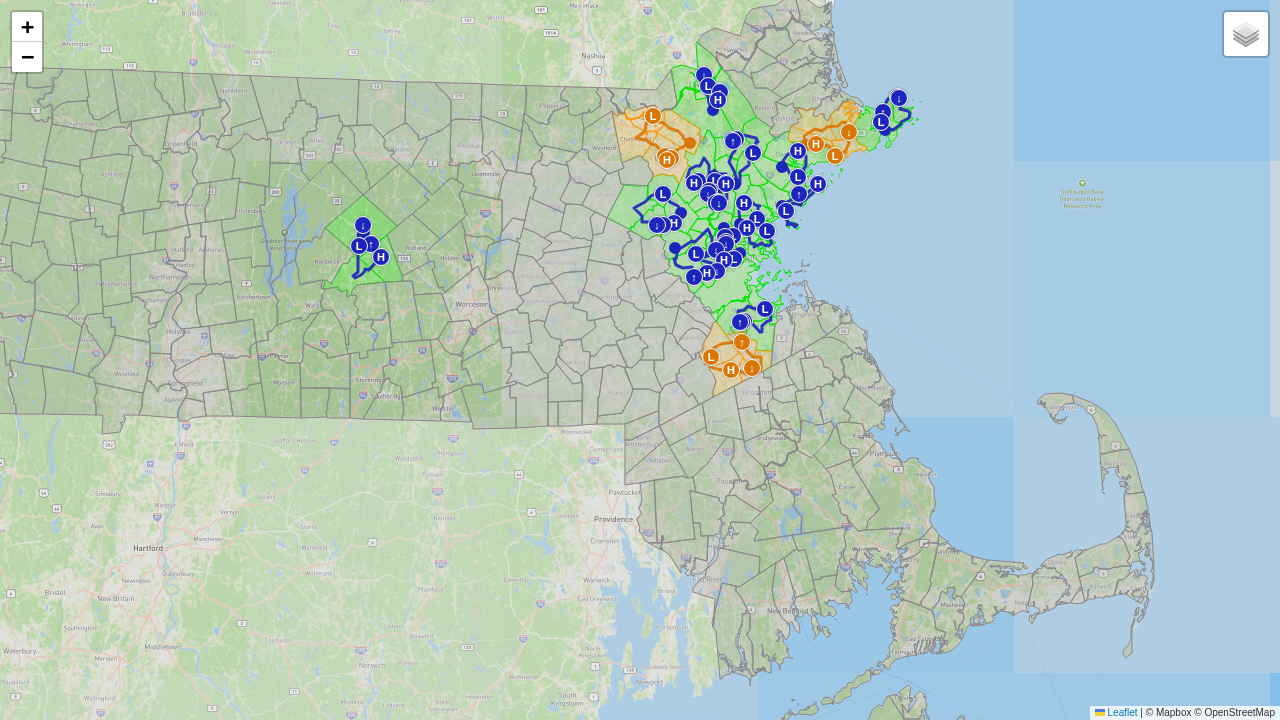

Recreate this plot in Python.
import gzip
import json
import os
from math import cos, radians, sqrt
from pathlib import Path
from typing import Any

import folium
import geopandas as gpd
import pandas as pd
from branca.element import Element

MASS_BBOX = [(41.49, -73.09), (42.80, -69.59)]
COMPLETIONS_CSV = Path(__file__).parent / "completions.csv"
CDF = pd.read_csv(COMPLETIONS_CSV)

TOWN_DEFAULT_COLOR = "#888888"
TOWN_COMPLETED_COLOR = "#04E300"
TOWN_PENDING_COLOR = "#F59E0B"
ROUTE_COMPLETED_COLOR = "#1C25BC"
ROUTE_PENDING_COLOR = "#D97706"

_NORMALIZED_CDF = CDF.assign(
    city=CDF["city"].astype(str).str.casefold(),
    completed=CDF["completed"].fillna(0).astype(bool),
)
CITY_COMPLETION = _NORMALIZED_CDF.groupby("city")["completed"].any().to_dict()
ROUTE_COMPLETION = _NORMALIZED_CDF[_NORMALIZED_CDF["gpx_path"].notna()].groupby("gpx_path")["completed"].all().to_dict()


def _town_color(town_name: str) -> str:
    completion_status = CITY_COMPLETION.get(town_name.casefold())
    if completion_status is True:
        return TOWN_COMPLETED_COLOR
    if completion_status is False:
        return TOWN_PENDING_COLOR
    return TOWN_DEFAULT_COLOR


def _shape_style_func(x: Any) -> dict[str, Any]:
    color = _town_color(x["properties"]["TOWN"])
    return {"fillColor": color, "color": color, "weight": 1}


def _load_track_points(gpx_path: str) -> gpd.GeoDataFrame:
    """Load and normalize the point-by-point elevation samples for a GPX track.

    Parameters
    ----------
    gpx_path:
        Path to a GPX file that contains a `track_points` layer.

    Returns
    -------
    geopandas.GeoDataFrame
        The raw GPX point samples sorted into track order so downstream slope
        calculations always examine consecutive points in the correct sequence.
    """
    return (
        gpd.read_file(gpx_path, layer="track_points")
        .sort_values(["track_fid", "track_seg_id", "track_seg_point_id"])
        .reset_index(drop=True)
    )


def _distance_meters(start: Any, end: Any) -> float:
    """Approximate horizontal distance between two GPS points in meters.

    This helper uses an equirectangular approximation on WGS84 longitude and
    latitude coordinates. The approximation is intentionally lightweight and is
    more than accurate enough for the short point-to-point segments that appear
    in GPX track logs.

    Parameters
    ----------
    start, end:
        Point-like geometries with `.x` longitude and `.y` latitude attributes.

    Returns
    -------
    float
        The ground distance in meters, ignoring elevation. Very small values are
        expected when the GPS recorder emitted duplicate or nearly duplicate
        points, and those short segments can later be filtered out as noise.
    """
    earth_radius_m = 6_371_000
    avg_latitude_radians = radians((start.y + end.y) / 2)
    x_component = radians(end.x - start.x) * cos(avg_latitude_radians)
    y_component = radians(end.y - start.y)
    return earth_radius_m * sqrt(x_component**2 + y_component**2)


def find_extreme_slopes(
    track_points: gpd.GeoDataFrame,
    min_slope_pct: float = 3.0,
    max_annotations_per_direction: int = 1,
    min_segment_length_m: float = 20.0,
) -> list[dict[str, Any]]:
    """Identify the steepest uphill and downhill sections of a route.

    The analysis walks through consecutive GPS samples in the GPX
    `track_points` layer, computes elevation change over horizontal ground
    distance, and ranks the resulting grades. Only segments that are long enough
    to be trustworthy and steep enough to be meaningful are returned, which
    keeps the annotations useful for a human reader instead of highlighting GPS
    jitter.

    Parameters
    ----------
    track_points:
        A GeoDataFrame from the GPX `track_points` layer. It should contain
        point geometries in longitude/latitude coordinates and an `ele` column
        measured in meters.
    min_slope_pct:
        Minimum absolute grade, expressed as a percentage, before a segment is
        considered annotation-worthy. For example, `6.0` means the road must
        rise or fall at least 6 meters over 100 meters of horizontal travel.
    max_annotations_per_direction:
        Maximum number of uphill and downhill markers to return. The default of
        `1` keeps the map uncluttered by showing only the single strongest climb
        and single strongest descent.
    min_segment_length_m:
        Minimum horizontal length for a candidate segment. This suppresses false
        positives from duplicate points, GPS wobble, or tiny pauses in the log.

    Returns
    -------
    list[dict[str, Any]]
        A list of annotation records ready for rendering. Each record contains:

        - `location`: a `(lat, lon)` tuple placed at the segment midpoint
        - `label`: a Unicode arrow, `↑` for uphill or `↓` for downhill
        - `tooltip_text`: a human-readable summary of the slope and segment
        - `slope_pct`: the signed grade percentage used for sorting

    Notes
    -----
    The function analyzes local slopes between adjacent recorded points instead
    of averaging across the full ride. That makes it much better at flagging the
    short, punchy climbs and descents that riders actually notice on the route.
    """
    if track_points.empty or "ele" not in track_points.columns:
        return []

    elevation_points = track_points[track_points["ele"].notna()].copy()
    if len(elevation_points) < 2:
        return []

    candidates: list[dict[str, Any]] = []
    previous_point: Any | None = None

    for point in elevation_points.itertuples():
        if (
            previous_point is not None
            and previous_point.geometry is not None
            and point.geometry is not None
            and previous_point.track_fid == point.track_fid
            and previous_point.track_seg_id == point.track_seg_id
        ):
            horizontal_distance_m = _distance_meters(previous_point.geometry, point.geometry)
            if horizontal_distance_m < min_segment_length_m:
                previous_point = point
                continue

            elevation_change_m = float(point.ele) - float(previous_point.ele)
            slope_pct = (elevation_change_m / horizontal_distance_m) * 100
            if abs(slope_pct) >= min_slope_pct:
                midpoint = (
                    (previous_point.geometry.y + point.geometry.y) / 2,
                    (previous_point.geometry.x + point.geometry.x) / 2,
                )
                direction_text = "steep climb" if slope_pct > 0 else "steep descent"
                candidates.append(
                    {
                        "location": midpoint,
                        "label": "↑" if slope_pct > 0 else "↓",
                        "tooltip_text": (f"{direction_text}: {slope_pct:+.1f}% over {horizontal_distance_m:.0f} m"),
                        "slope_pct": slope_pct,
                    }
                )
        previous_point = point

    steepest_uphill = sorted(
        [candidate for candidate in candidates if candidate["slope_pct"] > 0],
        key=lambda candidate: candidate["slope_pct"],
        reverse=True,
    )[:max_annotations_per_direction]
    steepest_downhill = sorted(
        [candidate for candidate in candidates if candidate["slope_pct"] < 0],
        key=lambda candidate: candidate["slope_pct"],
    )[:max_annotations_per_direction]

    return [*steepest_uphill, *steepest_downhill]


def _letter_marker(location: tuple[float, float], label: str, color: str, tooltip_text: str) -> folium.Marker:
    """Create a compact text marker for route annotations.

    The marker uses a small colored badge rendered through `DivIcon`, which lets
    us display plain text such as `H`, `L`, `↑`, or `↓` directly on the map.
    """
    width = 18 if len(label) == 1 else 28
    return folium.Marker(
        location=location,
        tooltip=folium.Tooltip(tooltip_text),
        icon=folium.DivIcon(
            html=(
                f'<div style="display:flex;align-items:center;justify-content:center;'
                f"width:{width}px;height:18px;border-radius:999px;background:{color};"
                "color:white;font-size:11px;font-weight:700;"
                'border:1px solid white;box-shadow:0 0 2px rgba(0,0,0,0.35);">'
                f"{label}</div>"
            ),
            icon_size=(width, 18),
            icon_anchor=(width // 2, 9),
            class_name="empty",
        ),
    )


def _start_marker(location: tuple[float, float], color: str, tooltip_text: str) -> folium.CircleMarker:
    """Create a plain circular marker for the start of a route."""
    return folium.CircleMarker(
        location=location,
        radius=5,
        color=color,
        fill=True,
        fill_color=color,
        fill_opacity=1.0,
        weight=2,
        tooltip=folium.Tooltip(tooltip_text),
    )


def _add_street_view_click_popups(
    folium_map: folium.Map, route_layers: list[dict[str, str]]
) -> None:
    """Attach click-to-confirm Street View popups to rendered route polylines.

    Folium renders the route geometry as Leaflet `L.polyline` objects inside the
    generated HTML page. The exact clicked coordinate is only known in the
    browser, so this helper injects a small JavaScript snippet after map
    creation. When the user clicks a route line, the script opens a popup at the
    clicked point and offers explicit links to Google Street View and Google
    Maps in a new browser tab.

    Parameters
    ----------
    folium_map:
        The map that will receive the injected JavaScript.
    route_layers:
        A list of dictionaries describing the rendered route polylines. Each
        entry should contain the Leaflet variable name under `layer_name` and a
        human-readable filename under `route_name`.
    """
    if not route_layers:
        return

    layer_data_json = json.dumps(route_layers)
    map_name = folium_map.get_name()
    script = f"""
    window.addEventListener('load', function() {{
        const routeLayers = {layer_data_json};
        const mapObject = {map_name};

        routeLayers.forEach((routeInfo) => {{
            const layer = window[routeInfo.layer_name];
            if (!layer) {{
                return;
            }}

            layer.on('click', function(e) {{
                const lat = e.latlng.lat.toFixed(6);
                const lng = e.latlng.lng.toFixed(6);
                const streetViewUrl = `https://www.google.com/maps/@?api=1&map_action=pano&viewpoint=${{lat}},${{lng}}`;
                const mapsUrl = `https://www.google.com/maps/search/?api=1&query=${{lat}},${{lng}}`;
                const popupHtml = `
                    <div style="min-width:220px;line-height:1.35;">
                        <strong>${{routeInfo.route_name}}</strong><br>
                        <span style="font-size:11px;color:#555;">${{lat}}, ${{lng}}</span>
                        <div style="margin-top:8px;">Open Street View here?</div>
                        <div style="margin-top:8px;display:flex;gap:8px;flex-wrap:wrap;">
                            <a href="${{streetViewUrl}}" target="_blank" rel="noopener noreferrer"
                               style="padding:4px 8px;background:#2563eb;color:white;text-decoration:none;border-radius:4px;">
                                Street View
                            </a>
                            <a href="${{mapsUrl}}" target="_blank" rel="noopener noreferrer"
                               style="padding:4px 8px;background:#f3f4f6;color:#111827;text-decoration:none;border-radius:4px;border:1px solid #d1d5db;">
                                Maps
                            </a>
                        </div>
                    </div>`;

                L.popup({{maxWidth: 260}})
                    .setLatLng(e.latlng)
                    .setContent(popupHtml)
                    .openOn(mapObject);
            }});
        }});
    }});
    """
    folium_map.get_root().script.add_child(Element(script))


def _build_route_layers(gpx_path: str, track_points: gpd.GeoDataFrame, route_is_completed: bool) -> list[Any]:
    filename = Path(gpx_path).name
    line_color = ROUTE_COMPLETED_COLOR if route_is_completed else ROUTE_PENDING_COLOR

    gpx_data = gpd.read_file(gpx_path, layer="tracks")
    geom = gpx_data.geometry.get_coordinates().values.tolist()
    geom = [[y, x] for x, y in geom]
    route_layers: list[Any] = [
        folium.PolyLine(geom, color=line_color, weight=3, opacity=0.9, tooltip=folium.Tooltip(filename))
    ]

    start_location: tuple[float, float] | None = None
    start_tooltip = "Start"
    if not track_points.empty and track_points.iloc[0].geometry is not None:
        start_location = (track_points.iloc[0].geometry.y, track_points.iloc[0].geometry.x)
        if "ele" in track_points.columns and pd.notna(track_points.iloc[0]["ele"]):
            start_tooltip = f"Start: {float(track_points.iloc[0]['ele']):.0f} m"
    elif geom:
        start_location = tuple(geom[0])

    if start_location is not None:
        route_layers.append(
            _start_marker(
                location=start_location,
                color=line_color,
                tooltip_text=start_tooltip,
            )
        )

    if track_points.empty or "ele" not in track_points.columns or track_points["ele"].dropna().empty:
        return route_layers

    elevation_points = track_points[track_points["ele"].notna()].copy()
    low_point = elevation_points.loc[elevation_points["ele"].idxmin()]
    high_point = elevation_points.loc[elevation_points["ele"].idxmax()]

    if low_point.geometry.equals(high_point.geometry) and float(low_point["ele"]) == float(high_point["ele"]):
        route_layers.append(
            _letter_marker(
                location=(low_point.geometry.y, low_point.geometry.x),
                label="H/L",
                color=line_color,
                tooltip_text=f"Low/High: {float(low_point['ele']):.0f} m",
            )
        )
        return route_layers

    route_layers.extend(
        [
            _letter_marker(
                location=(low_point.geometry.y, low_point.geometry.x),
                label="L",
                color=line_color,
                tooltip_text=f"Low: {float(low_point['ele']):.0f} m",
            ),
            _letter_marker(
                location=(high_point.geometry.y, high_point.geometry.x),
                label="H",
                color=line_color,
                tooltip_text=f"High: {float(high_point['ele']):.0f} m",
            ),
        ]
    )

    for slope_annotation in find_extreme_slopes(track_points):
        route_layers.append(
            _letter_marker(
                location=slope_annotation["location"],
                label=slope_annotation["label"],
                color=line_color,
                tooltip_text=f"{slope_annotation['tooltip_text']}",
            )
        )

    return route_layers


def create_city_map() -> folium.Map:
    access_token: str = os.getenv("MAPBOX_ACCESS_TOKEN")
    user_id: str = "mapbox"
    style_id: str = "outdoors-v12"
    folium_map = folium.Map(
        tiles=f"https://api.mapbox.com/styles/v1/{user_id}/{style_id}/tiles/{{z}}/{{x}}/{{y}}@2x?access_token={access_token}",
        attr="© Mapbox © OpenStreetMap",
    )
    folium_map.fit_bounds(MASS_BBOX)

    # Add shapes for municipalities
    gdf = gpd.read_file("TOWNSSURVEY_POLY.shp")
    completed_grp = folium.FeatureGroup(name="completed towns")
    not_completed_grp = folium.FeatureGroup(name="planned towns")
    other_towns_grp = folium.FeatureGroup(name="other towns")
    print("Coloring towns...")
    for town, town_df in gdf.groupby("TOWN"):
        town_status = CITY_COMPLETION.get(town.casefold())
        town_layer = folium.GeoJson(town_df, style_function=_shape_style_func, tooltip=folium.Tooltip(town))
        if town_status is True:
            completed_grp.add_child(town_layer)
        elif town_status is False:
            not_completed_grp.add_child(town_layer)
        else:
            other_towns_grp.add_child(town_layer)

    completed_grp.add_to(folium_map)
    not_completed_grp.add_to(folium_map)
    other_towns_grp.add_to(folium_map)

    # Add GPX paths
    completed_track_grp = folium.FeatureGroup(name="completed tracks")
    not_completed_track_grp = folium.FeatureGroup(name="planned tracks")
    route_paths = CDF[CDF["gpx_path"].notna()]["gpx_path"].unique()
    track_points_by_gpx = {gpx: _load_track_points(gpx) for gpx in route_paths}
    street_view_routes: list[dict[str, str]] = []

    for gpx in route_paths:
        print("Adding ", gpx, " to the map...", sep="")
        route_is_completed = ROUTE_COMPLETION.get(gpx, False)
        route_layers = _build_route_layers(gpx, track_points_by_gpx[gpx], route_is_completed)
        target_group = completed_track_grp if route_is_completed else not_completed_track_grp
        route_name = Path(gpx).name
        for route_layer in route_layers:
            target_group.add_child(route_layer)
            if isinstance(route_layer, folium.PolyLine):
                street_view_routes.append({"layer_name": route_layer.get_name(), "route_name": route_name})

    completed_track_grp.add_to(folium_map)
    not_completed_track_grp.add_to(folium_map)
    _add_street_view_click_popups(folium_map, street_view_routes)

    folium.LayerControl().add_to(folium_map)
    return folium_map


if __name__ == "__main__":
    create_city_map().save("completions.html")

    # Gzip the file
    with open("completions.html", "rb") as f_in:
        with gzip.open("completions.html.gz", "wb") as f_out:
            f_out.write(f_in.read())
